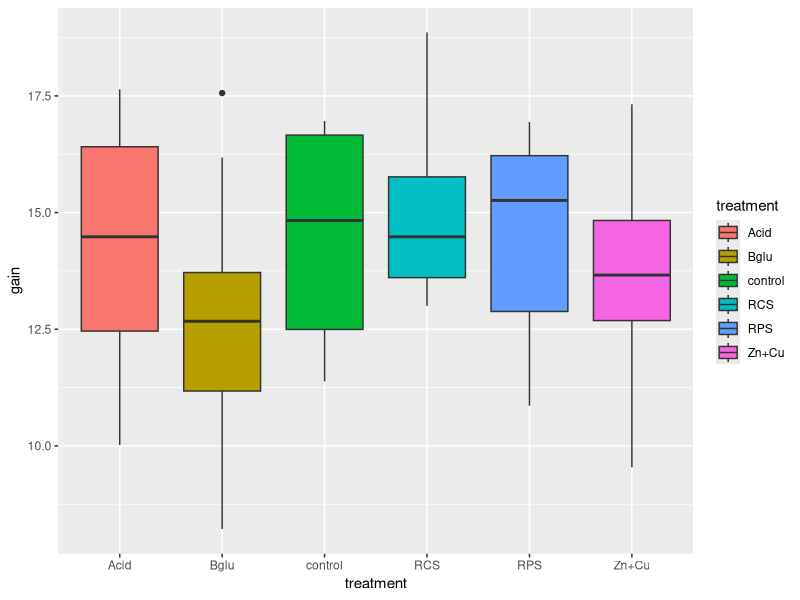

Generate this figure with R:
## ------------------------------------------------------

#shed <- read_csv("https://unl-statistics.github.io/R-workshops/01-r-intro/data/daily_shedding.csv")

shed <- read.csv("../data/daily_shedding.csv")


summary(shed$daily_shedding)


## ----message=FALSE-------------------------------------
library(tidyverse)

final_shed <- shed %>% 
  group_by(pignum) %>% 
  mutate(gain = pig_weight[time_point == 21] - pig_weight[time_point == 0]) %>% filter(time_point == 21)  %>% ungroup() %>% select(-c(4:9))

ggplot(final_shed) + 
  geom_boxplot( aes(treatment, gain, fill = treatment))


## ------------------------------------------------------
wilcox.test(total_shedding ~ treatment, data = final_shed,
            subset = treatment %in% c("control", "Bglu"))


## ------------------------------------------------------
nrow(iris)
ncol(iris)
dim(iris)


## ------------------------------------------------------
rep(1:5, each = 2)


## ------------------------------------------------------
rep(1:5, times = 3)


## ------------------------------------------------------
sum(c(TRUE, TRUE, FALSE, TRUE, FALSE))


## ------------------------------------------------------
sum(shed$total_shedding < .30)


## ------------------------------------------------------
sum(shed$total_shedding[shed$total_shedding < 30])


## ------------------------------------------------------
shedding <- final_shed$total_shedding
treatment <- final_shed$treatment
id <- (shedding <= 30 | treatment == "Acid")
final_shed[id,]


## ------------------------------------------------------
matrix(
  c(1, 2, 3, 4, 5, 6, 7, 8, 9),
  nrow = 3,  
  ncol = 3,        
  byrow = FALSE        
)


## ------------------------------------------------------
matrix(c(2,4,6,8,10,12), nrow=3, ncol = 2, byrow = FALSE)


## ------------------------------------------------------
mydf <- data.frame(col1 = 1:6, col2 = rep(c("a", "b"), times = 3))


## ------------------------------------------------------
mydf[mydf$col2 == "a",]


## ------------------------------------------------------
names(mydf) <- c("Bulldogs", "Tigers")


## ------------------------------------------------------
mtcars[4,]


## ------------------------------------------------------
flower <- iris

total <- flower$Sepal.Length + flower$Sepal.Width + flower$Petal.Length + flower$Petal.Width

flower2 <- data.frame(flower, total)

head(flower2)



## ------------------------------------------------------
flower_s <- flower[flower$Sepal.Length>6, ]

total_s <- flower_s$Sepal.Length + flower_s$Sepal.Width

head(data.frame(flower_s, total_s))



## ------------------------------------------------------
mylist <- list(vec = 1:6, df = data.frame(x = 1:2, y = 3:4, z = 5:6))


## ------------------------------------------------------
mylist[[2]]


## ------------------------------------------------------
mylist[[2]][1,]


## ------------------------------------------------------
head(mtcars, n = 8)


## ------------------------------------------------------
str(mtcars)


## ------------------------------------------------------
dim(iris)


## ------------------------------------------------------
summary(iris)


## ------------------------------------------------------
mean_and_ci <- function(x) {
    themean <- mean(x)
    theci <- t.test(x)$conf.int
    
    return(list(mean = themean, ci = theci))
}


## ------------------------------------------------------
mean_and_ci <- function(x) {
    if (!is.numeric(x) && !is.logical(x)) stop("Need logical or numeric data")
    
    x <- as.numeric(x)
    
    themean <- mean(x)
    theci <- t.test(x)$conf.int
    
    return(list(mean = themean, ci = theci))
}


## ------------------------------------------------------
for (i in colnames(diamonds)) {
  if (is.numeric(diamonds[,i,drop = TRUE])) {print(mean_and_ci(diamonds[,i,drop = TRUE]))}
  else {print("nope")}
}

